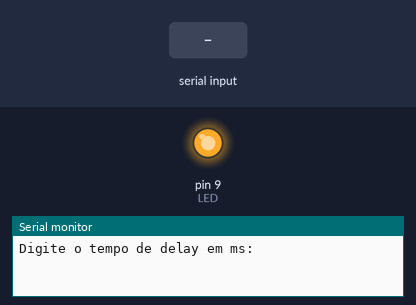
A sketch run on a simulated Arduino Uno, built with avr-gcc and run on an emulated ATmega328P. Shown: output pins drawn as LEDs (lit = HIGH), the last lines printed to the serial monitor. The test bench sets the inputs (shaded band).

Above: at 1.2 s.
1.3 s: "5\n" received over Serial
At 4.0 s:
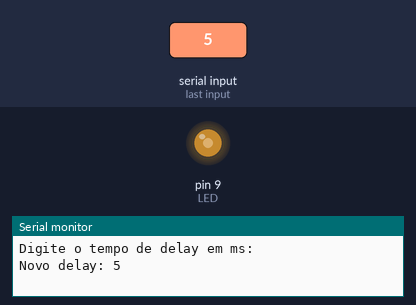
4.3 s: "90,45\n" received over Serial
At 5.1 s:
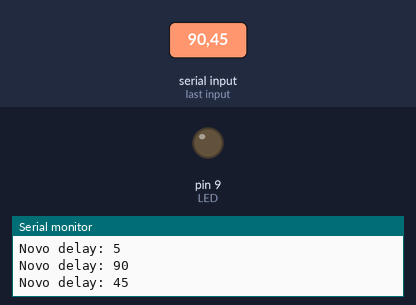
Timing chart, 0 to 13.3 s (numbered marks = the images above; inputs shaded):
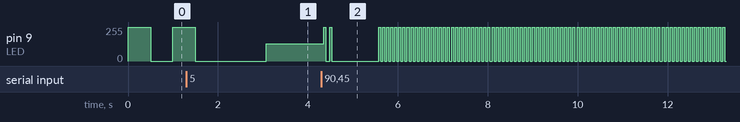

Measured:
- after the input at 4.3 s, pin 9 (LED): goes 255/255 0.04 s, 0/255 0.09 s, 255/255 0.05 s, 0/255 1.0 s, 85 × (255/255 0.05 s, 0/255 0.05 s), 255/255 0.05 s, then 0/255, starting after 0.05 s

The sketch:

atividade-3.ino
```cpp
// Luiz Felipe Leite Soare Nº17 - Samuel Henrique Dias Mioni Nº27 - 2ºB

#define LED 9
int tempo = 500; // Tempo inicial de 500ms

void setup() {
  pinMode(LED, OUTPUT);
  Serial.begin(9600);
  Serial.println("Digite o tempo de delay em ms:");
}

void loop() {
  if (Serial.available() > 0) {
    int novoTempo = Serial.parseInt(); // Lê o número digitado no Serial
    if (novoTempo > 0) {
      tempo = novoTempo;
      Serial.print("Novo delay: ");
      Serial.println(tempo);
    }
  }

  digitalWrite(LED, HIGH);
  delay(tempo);
  digitalWrite(LED, LOW);
  delay(tempo);
}
```
